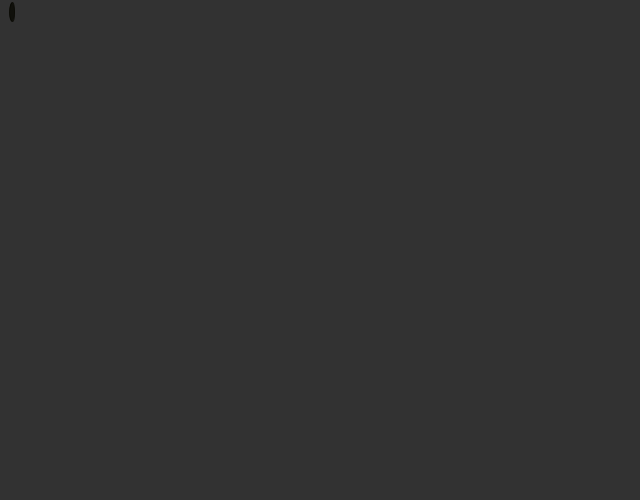
Frame 1 (no input)
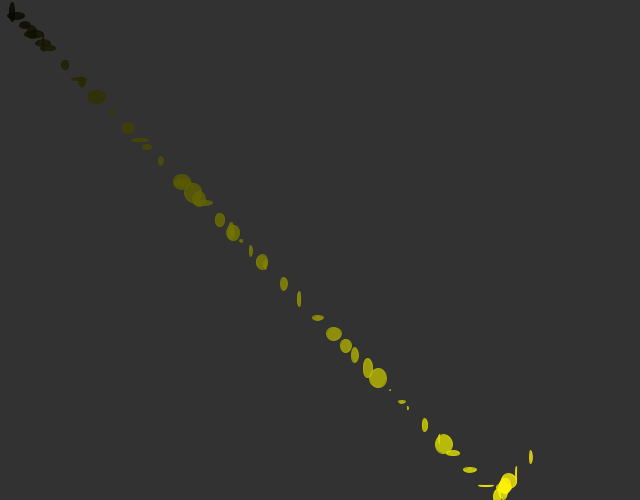
Frame 60 (the mouse pressed at the canvas centre just before this capture)
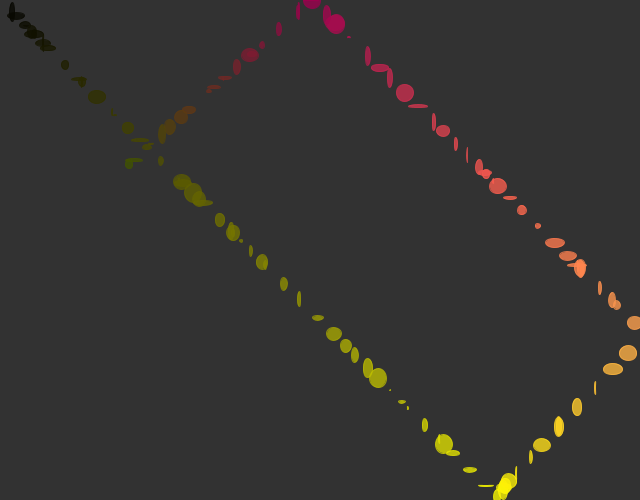
Frame 120 (the mouse held since frame 60 and released just before this capture)

The Processing sketch that drew these frames (run headless with seeded random() and noise(); from frame 60 on, the mouse is pressed at the canvas centre):

// Processing sketch: variaveis3
// ── variaveis3.pde
void setup() {
  size(640, 500);
  background(50);
  background(50);
}

float speed = 20;
int circleX = 0;
int circleY = 0;
boolean isGoingRight = true;
boolean isGoingDown = true;

void draw() {
  speed = random(20);
  
  if ((isGoingRight && circleX + 10 <= width) || circleX - 10 <= 0) {
    circleX += speed;
    isGoingRight = true;
  } else {
    circleX -= speed;
    isGoingRight = false;
  }

  if ((isGoingDown && circleY + 10 <= height) || circleY - 10 <= 0) {
    circleY += speed;
    isGoingDown = true;
  } else {
    circleY -= speed;
    isGoingDown = false;
  }

  int red = circleX/2;
  int green = circleY/2;
  int blue = circleX/4 - circleY/4;  
  fill(red, green, blue, 200);
  stroke(red, green, blue, 200);
  
  ellipse(circleX, circleY, random(20), random(20));
}
